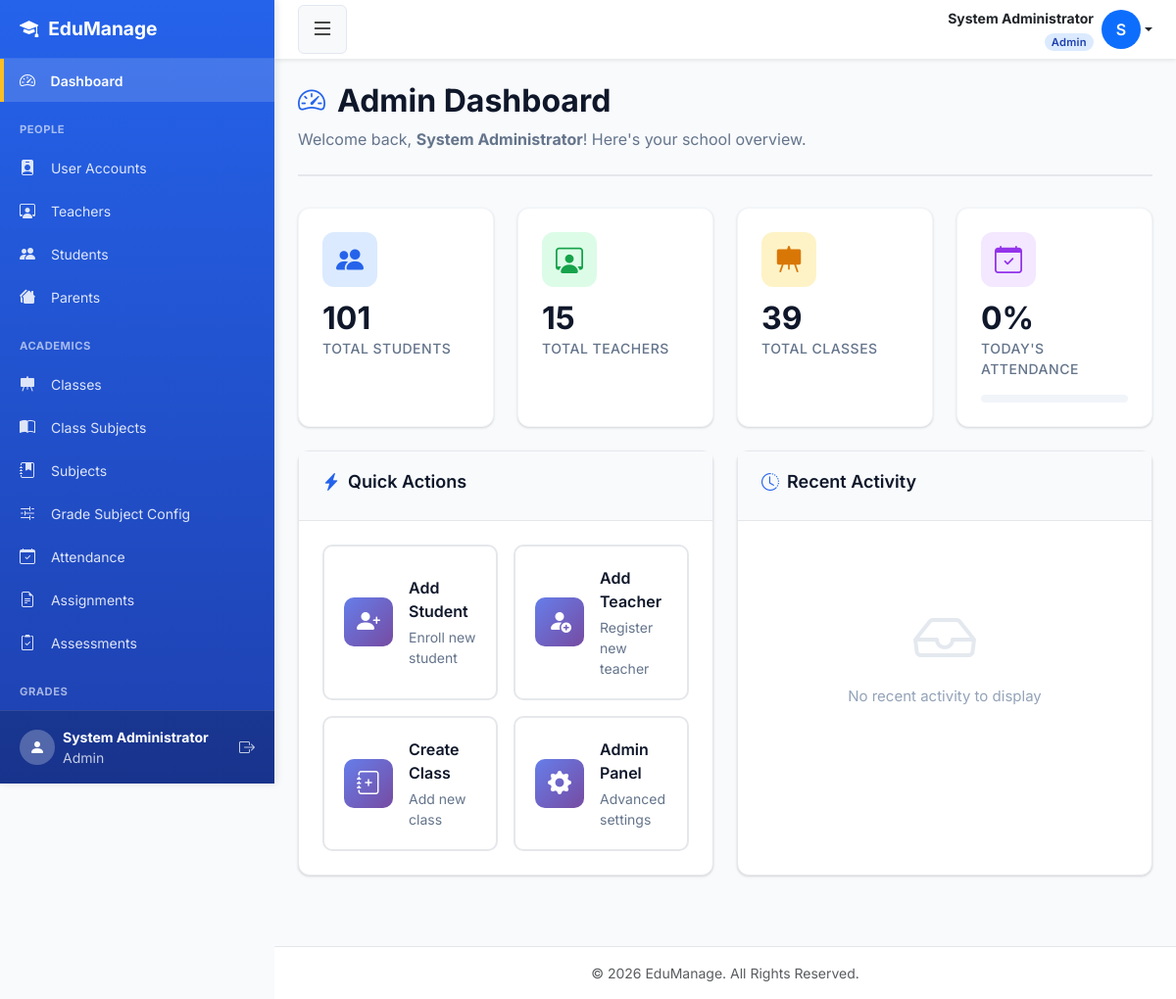
Screenshot of /dashboard/admin/ (signed in) with the database file from the repository.
### smsapp/models.py (models this page shows, shortened)
class User(AbstractUser):
    ROLE_CHOICES = [
        ('admin',   'Admin'),
        ('teacher', 'Teacher'),
        ('student', 'Student'),
        ('parent',  'Parent'),
    ]
    role  = models.CharField(max_length=10, choices=ROLE_CHOICES, default='student')
    phone = models.CharField(max_length=20, blank=True, null=True)
    email = models.EmailField(unique=True, blank=True, null=True)
    REQUIRED_FIELDS = ['first_name', 'last_name', 'role']
    class Meta:
        db_table = 'users'

### smsapp/views.py (the view)
# urls.py: path('dashboard/admin/', views.admin_dashboard, name='admin_dashboard'),
@login_required
@admin_required
def admin_dashboard(request):
    today = timezone.now().date()
    total_students = Student.objects.filter(is_active=True).count()
    total_teachers = Teacher.objects.filter(is_active=True).count()
    total_classes = SchoolClass.objects.count()
    if total_students > 0:
        present_count = Attendance.objects.filter(date=today, status='present').count()
        attendance_percentage = round((present_count / total_students) * 100, 1)
    else:
        attendance_percentage = 0
    recent_activities = ActivityLog.objects.select_related('user').order_by('-timestamp')[:10]
    context = {
        'total_students': total_students,
        'total_teachers': total_teachers,
        'total_classes': total_classes,
        'attendance_percentage': attendance_percentage,
        'recent_activities': recent_activities,
    }
    return render(request, 'dashboard/admin_dashboard.html', context)

### smsapp/templates/dashboard/admin_dashboard.html (shortened to what this page needs)
{% extends 'base.html' %}
{% block content %}
<div class="page-header">
    <h1>
        <i class="bi bi-speedometer2"></i>
        Admin Dashboard
    </h1>
    <p>Welcome back, <strong>{{ user.get_full_name }}</strong>! Here's your school overview.</p>
</div>
<div class="row g-4 mb-4">
    <div class="col-lg-3 col-md-6">
        <div class="stat-card">
            <div class="stat-icon" style="background-color: #dbeafe; color: #2563eb;">
                <i class="bi bi-people-fill"></i>
            </div>
            <h3>{{ total_students|default:0 }}</h3>
            <p>Total Students</p>
        </div>
    </div>
    <div class="col-lg-3 col-md-6">
        <div class="stat-card">
            <div class="stat-icon" style="background-color: #dcfce7; color: #16a34a;">
                <i class="bi bi-person-workspace"></i>
            </div>
            <h3>{{ total_teachers|default:0 }}</h3>
            <p>Total Teachers</p>
        </div>
    </div>
    <div class="col-lg-3 col-md-6">
        <div class="stat-card">
            <div class="stat-icon" style="background-color: #fef3c7; color: #d97706;">
                <i class="bi bi-easel-fill"></i>
            </div>
            <h3>{{ total_classes|default:0 }}</h3>
            <p>Total Classes</p>
        </div>
    </div>
    <div class="col-lg-3 col-md-6">
        <div class="stat-card">
            <div class="stat-icon" style="background-color: #f3e8ff; color: #9333ea;">
                <i class="bi bi-calendar-check"></i>
            </div>
            <h3>{{ attendance_percentage|default:0 }}%</h3>
            <p>Today's Attendance</p>
            <div class="stat-progress">
                {% if attendance_percentage >= 90 %}
                    <div class="progress">
                        <div class="progress-bar"
                             role="progressbar"
                             style="width: {{ attendance_percentage }}%; background-color: #16a34a;"
                             aria-valuenow="{{ attendance_percentage }}"
                             aria-valuemin="0"
                             aria-valuemax="100">
                        </div>
                    </div>
                {% else %}
                    <div class="progress">
                    </div>
                {% endif %}
            </div>
        </div>
    </div>
</div>
<div class="row g-4">
    <div class="col-lg-6">
        <div class="card">
            <div class="card-header">
                <h5>
                    <i class="bi bi-lightning-charge-fill"></i>
                    Quick Actions
                </h5>
            </div>
            <div class="card-body">
                <div class="row g-3">
                    <div class="col-md-6">
                        <a href="{% url 'student_create' %}" class="action-btn">
                            <div class="action-btn-icon">
                                <i class="bi bi-person-plus-fill"></i>
                            </div>
                            <div class="action-btn-content">
                                <div class="action-btn-title">Add Student</div>
                                <div class="action-btn-subtitle">Enroll new student</div>
                            </div>
                        </a>
                    </div>
                    <div class="col-md-6">
                        <a href="{% url 'teacher_create' %}" class="action-btn">
                            <div class="action-btn-icon">
                                <i class="bi bi-person-fill-add"></i>
                            </div>
                            <div class="action-btn-content">
                                <div class="action-btn-title">Add Teacher</div>
                                <div class="action-btn-subtitle">Register new teacher</div>
                            </div>
                        </a>
                    </div>
                    <div class="col-md-6">
                        <a href="{% url 'class_create' %}" class="action-btn">
                            <div class="action-btn-icon">
                                <i class="bi bi-journal-plus"></i>
                            </div>
                            <div class="action-btn-content">
                                <div class="action-btn-title">Create Class</div>
                                <div class="action-btn-subtitle">Add new class</div>
                            </div>
                        </a>
                    </div>
                    <div class="col-md-6">
                        <a href="/admin/" class="action-btn">
                            <div class="action-btn-icon">
                                <i class="bi bi-gear-fill"></i>
                            </div>
                            <div class="action-btn-content">
                                <div class="action-btn-title">Admin Panel</div>
                                <div class="action-btn-subtitle">Advanced settings</div>
                            </div>
                        </a>
                    </div>
                </div>
            </div>
        </div>
    </div>
    <div class="col-lg-6">
        <div class="card">
            <div class="card-header">
                <h5>
                    <i class="bi bi-clock-history"></i>
                    Recent Activity
                </h5>
            </div>
            <div class="card-body" style="max-height: 450px; overflow-y: auto;">
                {% if recent_activities %}
                    <ul class="activity-list">
                        {% for activity in recent_activities %}
                        <li class="activity-item">
                            <div class="d-flex align-items-start gap-3">
                                <div class="activity-avatar" style="background: linear-gradient(135deg, #667eea 0%, #764ba2 100%);">
                                    {{ activity.user.get_full_name|slice:":2"|upper|default:"NA" }}
                                </div>
                                <div class="activity-content">
                                    <p class="activity-text">
                                        <strong>{{ activity.user.get_full_name|default:"Unknown User" }}</strong>
                                        {{ activity.action|default:"performed an action on" }}
                                        {{ activity.model_name|default:"an item" }}
                                    </p>
                                    <div class="activity-meta">
                                        <i class="bi bi-clock"></i>
                                        <span>{{ activity.timestamp|date:"M d, Y g:i A"|default:"Recently" }}</span>
                                    </div>
                                </div>
                            </div>
                        </li>
                        {% endfor %}
                    </ul>
                {% else %}
                    <div class="empty-state">
                        <i class="bi bi-inbox empty-state-icon"></i>
                        <p class="empty-state-text">No recent activity to display</p>
                    </div>
                {% endif %}
            </div>
        </div>
    </div>
</div>
{% endblock %}

### smsapp/templates/base.html (shortened to what this page needs)
<!DOCTYPE html>
<html lang="en">
<head>
    <link href="https://cdn.jsdelivr.net/npm/bootstrap@5.3.0/dist/css/bootstrap.min.css" rel="stylesheet">
    <link rel="stylesheet" href="https://cdn.jsdelivr.net/npm/bootstrap-icons@1.11.0/font/bootstrap-icons.css">
    <link rel="stylesheet" href="https://cdnjs.cloudflare.com/ajax/libs/font-awesome/6.4.0/css/all.min.css">
</head>
<body>
<div class="d-flex" id="wrapper">
    <div id="sidebar-wrapper">
        <div class="sidebar-heading">
            <i class="bi bi-mortarboard-fill"></i> EduManage
        </div>
        <div class="sidebar-nav">
            {% if user.role == 'admin' %}
                <a href="{% url 'admin_dashboard' %}" class="list-group-item list-group-item-action">
                    <i class="bi bi-speedometer2"></i> Dashboard
                </a>
            {% elif user.role == 'teacher' %}
                <a href="{% url 'teacher_dashboard' %}" class="list-group-item list-group-item-action">
                    <i class="bi bi-speedometer2"></i> Dashboard
                </a>
            {% elif user.role == 'student' %}
                <a href="{% url 'student_dashboard' %}" class="list-group-item list-group-item-action">
                    <i class="bi bi-speedometer2"></i> Dashboard
                </a>
            {% elif user.role == 'parent' %}
                <a href="{% url 'parent_dashboard' %}" class="list-group-item list-group-item-action">
                    <i class="bi bi-speedometer2"></i> Dashboard
                </a>
            {% endif %}
            {% if user.role == 'admin' %}
                <div class="sidebar-heading-text">People</div>
                <a href="{% url 'user_list' %}" class="list-group-item list-group-item-action">
                    <i class="bi bi-person-badge-fill"></i> User Accounts
                </a>
                <a href="{% url 'teacher_list' %}" class="list-group-item list-group-item-action">
                    <i class="bi bi-person-workspace"></i> Teachers
                </a>
                <a href="{% url 'student_list' %}" class="list-group-item list-group-item-action">
                    <i class="bi bi-people-fill"></i> Students
                </a>
                <a href="{% url 'parent_list' %}" class="list-group-item list-group-item-action">
                    <i class="bi bi-houses-fill"></i> Parents
                </a>
                <div class="sidebar-heading-text">Academics</div>
                <a href="{% url 'class_list' %}" class="list-group-item list-group-item-action">
                    <i class="bi bi-easel-fill"></i> Classes
                </a>
                <a href="{% url 'class_subject_list' %}" class="list-group-item list-group-item-action">
                    <i class="bi bi-book-half"></i> Class Subjects
                </a>
                <a href="{% url 'subject_list' %}" class="list-group-item list-group-item-action">
                    <i class="bi bi-journal-bookmark-fill"></i> Subjects
                </a>
                <a href="{% url 'grade_subject_config_list' %}" class="list-group-item list-group-item-action">
                    <i class="bi bi-sliders2"></i> Grade Subject Config
                </a>
                <a href="{% url 'attendance_history' %}" class="list-group-item list-group-item-action">
                    <i class="bi bi-calendar-check"></i> Attendance
                </a>
                <a href="{% url 'assignment_list' %}" class="list-group-item list-group-item-action">
                    <i class="bi bi-file-earmark-text"></i> Assignments
                </a>
                <a href="{% url 'create_assessment' %}" class="list-group-item list-group-item-action">
                    <i class="bi bi-clipboard2-check"></i> Assessments
                </a>
                <div class="sidebar-heading-text">Grades</div>
                <a href="{% url 'view_gradebook' 0 0 %}" class="list-group-item list-group-item-action" onclick="return false;">
                </a>
            {% endif %}
        </div>
        <div class="sidebar-footer">
            <div class="d-flex align-items-center">
                <div class="rounded-circle bg-white bg-opacity-25 d-flex align-items-center justify-content-center me-2"
                     style="width: 36px; height: 36px;">
                    <i class="bi bi-person-fill"></i>
                </div>
                <div class="flex-grow-1">
                    <div class="small fw-bold">{{ user.get_full_name|default:user.username }}</div>
                    <div class="small opacity-75">{{ user.get_role_display }}</div>
                </div>
                <a href="{% url 'logout' %}" class="text-white text-decoration-none opacity-75 hover-opacity-100">
                    <i class="bi bi-box-arrow-right"></i>
                </a>
            </div>
        </div>
    </div>
    <div id="page-content-wrapper">
        <nav class="top-navbar">
            <button class="btn btn-light" id="sidebarToggle" aria-label="Toggle sidebar">
                <i class="bi bi-list fs-4"></i>
            </button>
            <div class="dropdown">
                <a href="#"
                   class="d-flex align-items-center text-decoration-none dropdown-toggle text-dark"
                   id="userDropdown"
                   data-bs-toggle="dropdown"
                   aria-expanded="false">
                    <div class="me-2 text-end d-none d-lg-block">
                        <div class="fw-bold small">
                            {{ user.get_full_name|default:user.username }}
                        </div>
                        <span class="role-badge {{ user.role }}">
                            {{ user.get_role_display }}
                        </span>
                    </div>
                    <div class="rounded-circle bg-primary text-white d-flex align-items-center justify-content-center"
                         style="width:40px;height:40px;font-weight:600;flex-shrink:0;">
                        {{ user.first_name|first|default:user.username|first|upper }}
                    </div>
                </a>
            </div>
        </nav>
        <div class="container-fluid p-4">
            {% block content %}{% endblock %}
        </div>
        <footer class="bg-white text-center py-3 mt-5 border-top">
            <div class="container text-muted small">
                &copy; {% now "Y" %} EduManage. All Rights Reserved.
            </div>
        </footer>
    </div>
</div>
</body>
</html>

### rows the page displays
User: get_full_name "System Administrator", role "Admin", first_name|first "S"

### other values shown
{{ total_students|default:0 }} "101"
{{ total_teachers|default:0 }} "15"
{{ total_classes|default:0 }} "39"
{{ attendance_percentage|default:0 }} "0"
